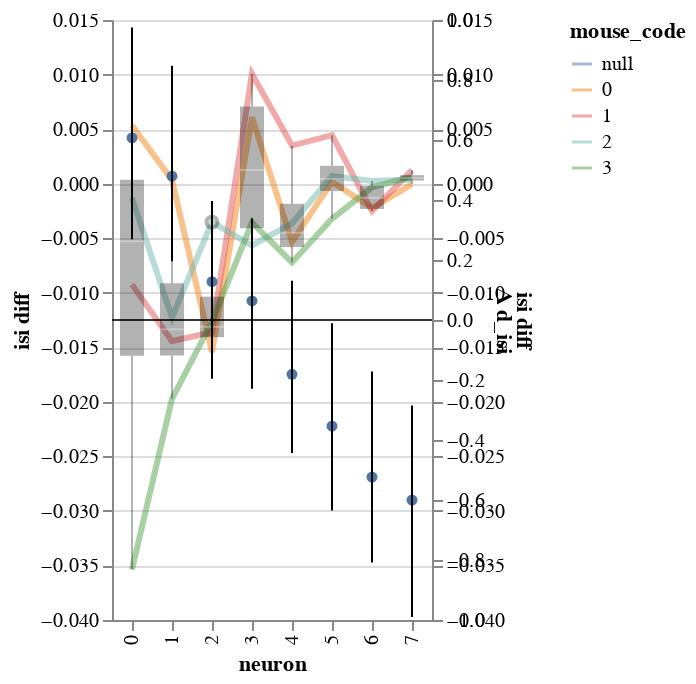

Notebook code for this chart:
### Code cell
(chart_d+chart_p).resolve_scale(y='independent')

### Figure 1 — Vega-Lite specification as saved in the notebook (floating-point values rounded to 4 significant figures)
{"config": {"view": {"continuousWidth": 400, "continuousHeight": 300}}, "layer": [{"mark": {"type": "line", "fill": null, "opacity": 0.5, "size": 3}, "encoding": {"color": {"type": "nominal", "field": "mouse_code"}, "x": {"type": "ordinal", "field": "neuron"}, "y": {"type": "quantitative", "field": "isi diff"}}}, {"mark": {"type": "boxplot", "color": "black", "opacity": 0.3, "size": 12}, "encoding": {"x": {"type": "ordinal", "field": "neuron"}, "y": {"type": "quantitative", "field": "isi diff"}}}, {"layer": [{"mark": {"type": "line", "color": "black", "point": true}, "encoding": {"x": {"type": "ordinal", "field": "neuron"}, "y": {"type": "quantitative", "field": "Bayes condition mean", "impute": {"value": "value"}}}}, {"mark": {"type": "rule", "color": "black", "opacity": 0.4, "size": 0.1}, "encoding": {"y": {"type": "quantitative", "field": "zero"}}}, {"mark": "rule", "encoding": {"x": {"type": "ordinal", "field": "neuron"}, "y": {"type": "quantitative", "field": "Bayes condition CI0", "scale": {"domain": [-0.9898, 0.9753], "zero": false}, "title": "Δ d_isi"}, "y2": {"field": "Bayes condition CI1"}}}]}], "data": {"name": "data-5c05b90e326cfacf57db2724e9150d16"}, "resolve": {"scale": {"y": "independent"}}, "$schema": "https://vega.github.io/schema/vega-lite/v4.8.1.json", "datasets": {"data-5c05b90e326cfacf57db2724e9150d16": [{"neuron": 0.0, "mouse_code": 0.0, "i_trial": 0.0, "neuron_code": 0.0, "log_firing_rate": 0.08176, "Firing rate": 24.16, "firing_rate": 24.16, "i_spike": -1.0, "isi diff": 0.005333, "log_isi": 0.01928, "isi": null, "Bayes condition CI0": null, "Bayes condition CI1": null, "Bayes condition mean": null, "zero": 0}, {"neuron": 0.0, "mouse_code": 1.0, "i_trial": 0.0, "neuron_code": 0.0, "log_firing_rate": 0.3492, "Firing rate": 128.1, "firing_rate": 128.1, "i_spike": 6.75, "isi diff": -0.009257, "log_isi": -0.05684, "isi": null, "Bayes condition CI0": null, "Bayes condition CI1": null, "Bayes condition mean": null, "zero": 0}, {"neuron": 0.0, "mouse_code": 2.0, "i_trial": 0.0, "neuron_code": 0.0, "log_firing_rate": 0.07194, "Firing rate": 9.998, "firing_rate": 9.998, "i_spike": 0.25, "isi diff": -0.001317, "log_isi": -0.004837, "isi": null, "Bayes condition CI0": null, "Bayes condition CI1": null, "Bayes condition mean": null, "zero": 0}, {"neuron": 0.0, "mouse_code": 3.0, "i_trial": 0.0, "neuron_code": 0.0, "log_firing_rate": -0.02417, "Firing rate": -80.21, "firing_rate": -80.21, "i_spike": 19.75, "isi diff": -0.03536, "log_isi": -0.1918, "isi": null, "Bayes condition CI0": null, "Bayes condition CI1": null, "Bayes condition mean": null, "zero": 0}, {"neuron": 1.0, "mouse_code": 0.0, "i_trial": 0.0, "neuron_code": 0.0, "log_firing_rate": 0.02225, "Firing rate": 8.842, "firing_rate": 8.842, "i_spike": 0.5, "isi diff": 0.0003327, "log_isi": -0.005817, "isi": null, "Bayes condition CI0": null, "Bayes condition CI1": null, "Bayes condition mean": null, "zero": 0}, {"neuron": 1.0, "mouse_code": 1.0, "i_trial": 0.0, "neuron_code": 0.0, "log_firing_rate": 0.07543, "Firing rate": 11.71, "firing_rate": 11.71, "i_spike": 11.0, "isi diff": -0.01444, "log_isi": -0.08828, "isi": null, "Bayes condition CI0": null, "Bayes condition CI1": null, "Bayes condition mean": null, "zero": 0}, {"neuron": 1.0, "mouse_code": 2.0, "i_trial": 0.0, "neuron_code": 0.0, "log_firing_rate": 0.1227, "Firing rate": 24.18, "firing_rate": 24.18, "i_spike": 9.5, "isi diff": -0.01228, "log_isi": -0.07616, "isi": null, "Bayes condition CI0": null, "Bayes condition CI1": null, "Bayes condition mean": null, "zero": 0}, {"neuron": 1.0, "mouse_code": 3.0, "i_trial": 0.0, "neuron_code": 0.0, "log_firing_rate": 0.209, "Firing rate": 74.73, "firing_rate": 74.73, "i_spike": 14.75, "isi diff": -0.01973, "log_isi": -0.1234, "isi": null, "Bayes condition CI0": null, "Bayes condition CI1": null, "Bayes condition mean": null, "zero": 0}, {"neuron": 2.0, "mouse_code": 0.0, "i_trial": 0.0, "neuron_code": 0.0, "log_firing_rate": 0.05311, "Firing rate": 14.98, "firing_rate": 14.98, "i_spike": 15.5, "isi diff": -0.01544, "log_isi": -0.1137, "isi": null, "Bayes condition CI0": null, "Bayes condition CI1": null, "Bayes condition mean": null, "zero": 0}, {"neuron": 2.0, "mouse_code": 1.0, "i_trial": 0.0, "neuron_code": 0.0, "log_firing_rate": 0.02444, "Firing rate": 17.26, "firing_rate": 17.26, "i_spike": 13.75, "isi diff": -0.01362, "log_isi": -0.1019, "isi": null, "Bayes condition CI0": null, "Bayes condition CI1": null, "Bayes condition mean": null, "zero": 0}, {"neuron": 2.0, "mouse_code": 2.0, "i_trial": 0.0, "neuron_code": 0.0, "log_firing_rate": 0.05922, "Firing rate": 17.23, "firing_rate": 17.23, "i_spike": 5.5, "isi diff": -0.00353, "log_isi": -0.03288, "isi": null, "Bayes condition CI0": null, "Bayes condition CI1": null, "Bayes condition mean": null, "zero": 0}, {"neuron": 2.0, "mouse_code": 3.0, "i_trial": 0.0, "neuron_code": 0.0, "log_firing_rate": 0.3183, "Firing rate": 80.66, "firing_rate": 80.66, "i_spike": 15.25, "isi diff": -0.01264, "log_isi": -0.09932, "isi": null, "Bayes condition CI0": null, "Bayes condition CI1": null, "Bayes condition mean": null, "zero": 0}, {"neuron": 3.0, "mouse_code": 0.0, "i_trial": 0.0, "neuron_code": 0.0, "log_firing_rate": -0.5368, "Firing rate": -214.4, "firing_rate": -214.4, "i_spike": -8.75, "isi diff": 0.006076, "log_isi": 0.04771, "isi": null, "Bayes condition CI0": null, "Bayes condition CI1": null, "Bayes condition mean": null, "zero": 0}, {"neuron": 3.0, "mouse_code": 1.0, "i_trial": 0.0, "neuron_code": 0.0, "log_firing_rate": 0.3128, "Firing rate": 212.5, "firing_rate": 212.5, "i_spike": -16.75, "isi diff": 0.01007, "log_isi": 0.09329, "isi": null, "Bayes condition CI0": null, "Bayes condition CI1": null, "Bayes condition mean": null, "zero": 0}, {"neuron": 3.0, "mouse_code": 2.0, "i_trial": 0.0, "neuron_code": 0.0, "log_firing_rate": 0.1236, "Firing rate": 52.35, "firing_rate": 52.35, "i_spike": 8.25, "isi diff": -0.00567, "log_isi": -0.05132, "isi": null, "Bayes condition CI0": null, "Bayes condition CI1": null, "Bayes condition mean": null, "zero": 0}, {"neuron": 3.0, "mouse_code": 3.0, "i_trial": 0.0, "neuron_code": 0.0, "log_firing_rate": 0.3714, "Firing rate": 129.7, "firing_rate": 129.7, "i_spike": 6.75, "isi diff": -0.003563, "log_isi": -0.03388, "isi": null, "Bayes condition CI0": null, "Bayes condition CI1": null, "Bayes condition mean": null, "zero": 0}, {"neuron": 4.0, "mouse_code": 0.0, "i_trial": 0.0, "neuron_code": 0.0, "log_firing_rate": -0.05061, "Firing rate": -65.67, "firing_rate": -65.67, "i_spike": 9.25, "isi diff": -0.005337, "log_isi": -0.05172, "isi": null, "Bayes condition CI0": null, "Bayes condition CI1": null, "Bayes condition mean": null, "zero": 0}, {"neuron": 4.0, "mouse_code": 1.0, "i_trial": 0.0, "neuron_code": 0.0, "log_firing_rate": 0.06523, "Firing rate": 25.14, "firing_rate": 25.14, "i_spike": -7.25, "isi diff": 0.003493, "log_isi": 0.03724, "isi": null, "Bayes condition CI0": null, "Bayes condition CI1": null, "Bayes condition mean": null, "zero": 0}, {"neuron": 4.0, "mouse_code": 2.0, "i_trial": 0.0, "neuron_code": 0.0, "log_firing_rate": -0.2295, "Firing rate": -111.5, "firing_rate": -111.5, "i_spike": 8.5, "isi diff": -0.003635, "log_isi": -0.03984, "isi": null, "Bayes condition CI0": null, "Bayes condition CI1": null, "Bayes condition mean": null, "zero": 0}, {"neuron": 4.0, "mouse_code": 3.0, "i_trial": 0.0, "neuron_code": 0.0, "log_firing_rate": -0.4398, "Firing rate": -306.9, "firing_rate": -306.9, "i_spike": 14.5, "isi diff": -0.007222, "log_isi": -0.0753, "isi": null, "Bayes condition CI0": null, "Bayes condition CI1": null, "Bayes condition mean": null, "zero": 0}, {"neuron": 5.0, "mouse_code": 0.0, "i_trial": 0.0, "neuron_code": 0.0, "log_firing_rate": 0.09279, "Firing rate": 36.96, "firing_rate": 36.96, "i_spike": -0.25, "isi diff": 0.0001753, "log_isi": 0.001932, "isi": null, "Bayes condition CI0": null, "Bayes condition CI1": null, "Bayes condition mean": null, "zero": 0}, {"neuron": 5.0, "mouse_code": 1.0, "i_trial": 0.0, "neuron_code": 0.0, "log_firing_rate": 0.4408, "Firing rate": 286.1, "firing_rate": 286.1, "i_spike": -12.5, "isi diff": 0.00444, "log_isi": 0.05469, "isi": null, "Bayes condition CI0": null, "Bayes condition CI1": null, "Bayes condition mean": null, "zero": 0}, {"neuron": 5.0, "mouse_code": 2.0, "i_trial": 0.0, "neuron_code": 0.0, "log_firing_rate": -0.2446, "Firing rate": -119.3, "firing_rate": -119.3, "i_spike": -4.25, "isi diff": 0.0007049, "log_isi": 0.009448, "isi": null, "Bayes condition CI0": null, "Bayes condition CI1": null, "Bayes condition mean": null, "zero": 0}, {"neuron": 5.0, "mouse_code": 3.0, "i_trial": 0.0, "neuron_code": 0.0, "log_firing_rate": -0.2826, "Firing rate": -104.0, "firing_rate": -104.0, "i_spike": 9.0, "isi diff": -0.003223, "log_isi": -0.041, "isi": null, "Bayes condition CI0": null, "Bayes condition CI1": null, "Bayes condition mean": null, "zero": 0}, {"neuron": 6.0, "mouse_code": 0.0, "i_trial": 0.0, "neuron_code": 0.0, "log_firing_rate": 0.2297, "Firing rate": 395.7, "firing_rate": 395.7, "i_spike": 10.0, "isi diff": -0.002251, "log_isi": -0.03515, "isi": null, "Bayes condition CI0": null, "Bayes condition CI1": null, "Bayes condition mean": null, "zero": 0}, {"neuron": 6.0, "mouse_code": 1.0, "i_trial": 0.0, "neuron_code": 0.0, "log_firing_rate": -0.2885, "Firing rate": -188.9, "firing_rate": -188.9, "i_spike": 11.0, "isi diff": -0.002514, "log_isi": -0.03958, "isi": null, "Bayes condition CI0": null, "Bayes condition CI1": null, "Bayes condition mean": null, "zero": 0}, {"neuron": 6.0, "mouse_code": 2.0, "i_trial": 0.0, "neuron_code": 0.0, "log_firing_rate": -0.4324, "Firing rate": -426.6, "firing_rate": -426.6, "i_spike": -0.25, "isi diff": 0.0002374, "log_isi": 0.003725, "isi": null, "Bayes condition CI0": null, "Bayes condition CI1": null, "Bayes condition mean": null, "zero": 0}, {"neuron": 6.0, "mouse_code": 3.0, "i_trial": 0.0, "neuron_code": 0.0, "log_firing_rate": -0.4942, "Firing rate": -1655.0, "firing_rate": -1655.0, "i_spike": -0.75, "isi diff": -0.0003408, "log_isi": -0.005269, "isi": null, "Bayes condition CI0": null, "Bayes condition CI1": null, "Bayes condition mean": null, "zero": 0}, {"neuron": 7.0, "mouse_code": 0.0, "i_trial": 0.0, "neuron_code": 0.0, "log_firing_rate": 0.1939, "Firing rate": 149.7, "firing_rate": 149.7, "i_spike": 0.0, "isi diff": -4.152e-05, "log_isi": -0.0002633, "isi": null, "Bayes condition CI0": null, "Bayes condition CI1": null, "Bayes condition mean": null, "zero": 0}, {"neuron": 7.0, "mouse_code": 1.0, "i_trial": 0.0, "neuron_code": 0.0, "log_firing_rate": 0.1787, "Firing rate": 206.7, "firing_rate": 206.7, "i_spike": -8.5, "isi diff": 0.001234, "log_isi": 0.02371, "isi": null, "Bayes condition CI0": null, "Bayes condition CI1": null, "Bayes condition mean": null, "zero": 0}, {"neuron": 7.0, "mouse_code": 2.0, "i_trial": 0.0, "neuron_code": 0.0, "log_firing_rate": 0.03563, "Firing rate": 22.94, "firing_rate": 22.94, "i_spike": -3.0, "isi diff": 0.0003877, "log_isi": 0.007135, "isi": null, "Bayes condition CI0": null, "Bayes condition CI1": null, "Bayes condition mean": null, "zero": 0}, {"neuron": 7.0, "mouse_code": 3.0, "i_trial": 0.0, "neuron_code": 0.0, "log_firing_rate": 0.1773, "Firing rate": 1022.0, "firing_rate": 1022.0, "i_spike": -2.5, "isi diff": 0.0006296, "log_isi": 0.01036, "isi": null, "Bayes condition CI0": null, "Bayes condition CI1": null, "Bayes condition mean": null, "zero": 0}, {"neuron": 0.0, "mouse_code": null, "i_trial": 0.5, "neuron_code": 0.0, "log_firing_rate": 1.747, "Firing rate": 56.37, "firing_rate": 56.37, "i_spike": 48.25, "isi diff": null, "log_isi": -1.14, "isi": 0.07263, "Bayes condition CI0": 0.2693, "Bayes condition CI1": 0.9753, "Bayes condition mean": 0.607, "zero": 0}, {"neuron": 1.0, "mouse_code": null, "i_trial": 0.5, "neuron_code": 4.0, "log_firing_rate": 1.895, "Firing rate": 78.53, "firing_rate": 78.53, "i_spike": 49.25, "isi diff": null, "log_isi": -1.147, "isi": 0.07137, "Bayes condition CI0": 0.1958, "Bayes condition CI1": 0.8479, "Bayes condition mean": 0.4795, "zero": 0}, {"neuron": 2.0, "mouse_code": null, "i_trial": 0.5, "neuron_code": 8.0, "log_firing_rate": 1.914, "Firing rate": 83.06, "firing_rate": 83.06, "i_spike": 51.0, "isi diff": null, "log_isi": -1.169, "isi": 0.06786, "Bayes condition CI0": -0.1959, "Bayes condition CI1": 0.397, "Bayes condition mean": 0.1276, "zero": 0}, {"neuron": 3.0, "mouse_code": null, "i_trial": 0.5, "neuron_code": 12.0, "log_firing_rate": 2.423, "Firing rate": 295.8, "firing_rate": 295.8, "i_spike": 68.0, "isi diff": null, "log_isi": -1.292, "isi": 0.05119, "Bayes condition CI0": -0.229, "Bayes condition CI1": 0.3391, "Bayes condition mean": 0.06338, "zero": 0}, {"neuron": 4.0, "mouse_code": null, "i_trial": 0.5, "neuron_code": 16.0, "log_firing_rate": 2.253, "Firing rate": 225.9, "firing_rate": 225.9, "i_spike": 73.25, "isi diff": null, "log_isi": -1.324, "isi": 0.0475, "Bayes condition CI0": -0.4432, "Bayes condition CI1": 0.1309, "Bayes condition mean": -0.1809, "zero": 0}, {"neuron": 5.0, "mouse_code": null, "i_trial": 0.5, "neuron_code": 20.0, "log_firing_rate": 2.321, "Firing rate": 251.9, "firing_rate": 251.9, "i_spike": 100.8, "isi diff": null, "log_isi": -1.46, "isi": 0.03465, "Bayes condition CI0": -0.6352, "Bayes condition CI1": -0.01067, "Bayes condition mean": -0.354, "zero": 0}, {"neuron": 6.0, "mouse_code": null, "i_trial": 0.5, "neuron_code": 24.0, "log_firing_rate": 2.421, "Firing rate": 263.9, "firing_rate": 263.9, "i_spike": 117.2, "isi diff": null, "log_isi": -1.527, "isi": 0.02973, "Bayes condition CI0": -0.8086, "Bayes condition CI1": -0.1719, "Bayes condition mean": -0.5234, "zero": 0}, {"neuron": 7.0, "mouse_code": null, "i_trial": 0.5, "neuron_code": 28.0, "log_firing_rate": 2.315, "Firing rate": 209.4, "firing_rate": 209.4, "i_spike": 148.8, "isi diff": null, "log_isi": -1.63, "isi": 0.02347, "Bayes condition CI0": -0.9898, "Bayes condition CI1": -0.2848, "Bayes condition mean": -0.6002, "zero": 0}]}}
